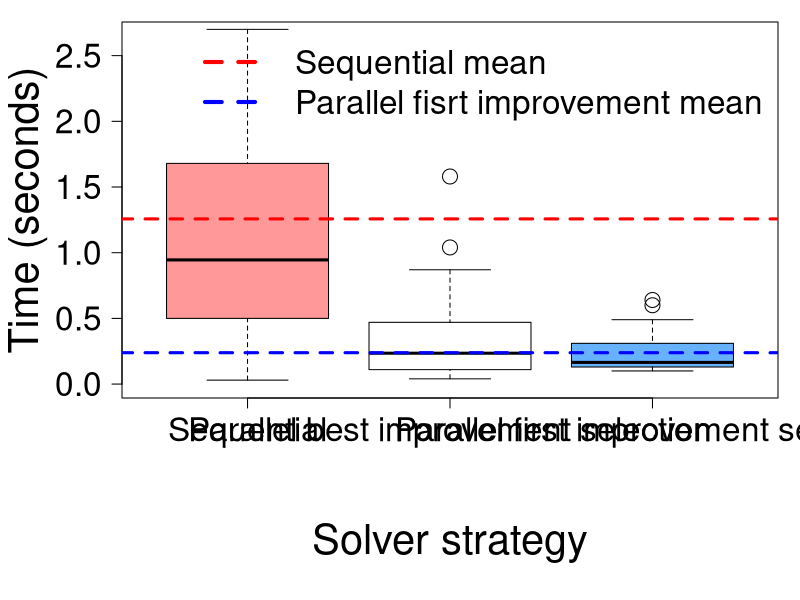

R code for this plot:
sec=c(1.300,1.520,1.130,0.320,0.160,1.370,0.340,0.820,0.860,2.360,1.680,0.500,0.230,1.020,1.800,0.240,0.600,0.030,4.200,2.640,0.870,1.340,2.700,0.600,2.380,0.360,0.720,3.760,0.610,1.260)
best=c(0.130,0.520,0.170,0.870,0.080,0.340,0.470,0.300,0.280,0.090,0.310,0.040,0.180,0.080,0.460,0.550,0.160,1.580,0.170,0.100,1.040,0.190,0.640,0.350,0.110,0.140,3.760,0.080,0.460,0.080)
first=c(0.310,0.290,0.150,0.110,0.310,0.180,0.160,0.340,0.160,0.600,0.130,0.120,0.130,0.120,0.110,0.150,0.640,0.230,0.370,0.100,0.130,0.320,0.490,0.160,0.290,0.170,0.150,0.110,0.320,0.310)

data<-data.frame(sec,best,first)

dev=pdf("g5_select_BP.pdf", height=17, width=21)
par(cex.axis=2)
par(mar=c(10,6,1,1)+.1)
p_ylim=c(0,2.65);

col_par_box <- rgb(1, 153/255, 153/255, 1)
col_comm_box <- rgb(102/255, 178/255, 1, 1)


col_boxes = c(col_par_box, "white" , col_comm_box)

lablist.y<-as.vector(c("Sequential", "Parallel best improvement selection", "Parallel first improvement selection"))
boxplot(data, las = 2, names = c("", "", ""), cex = 2, ylim=p_ylim, col=col_boxes)

text(x = seq(1, 3, by=1), par("usr")[3] - 0.1, labels = lablist.y, srt = 0, pos = 1, xpd = TRUE, cex=2)

#			text(x=c(1:3), y=rep.int(0.05,3), cex=1.5, labels=c("0%","63%","33%","13%","67%","20%","30%","80%", "100%", "90%", "93%", "47%", "30%"))

x <- c(0:4)
lines(x, rep.int(mean(sec), 5), col="red", lwd=3, lty=2)
lines(x, rep.int(mean(first), 5), col="blue", lwd=3, , lty=2)

legend(	'topright', 
			c("Sequential mean", "Parallel fisrt improvement mean"), 
			lty=2, lwd=4,
			col=c("red", "blue"), 
			bty='n', # box type around legend
			pch = c(NA, NA),
			cex=2)

mtext("Solver strategy", side=1, line=7, cex=2.5)
mtext("Time (seconds)", side=2, line=4, cex=2.5)
dev.off()

